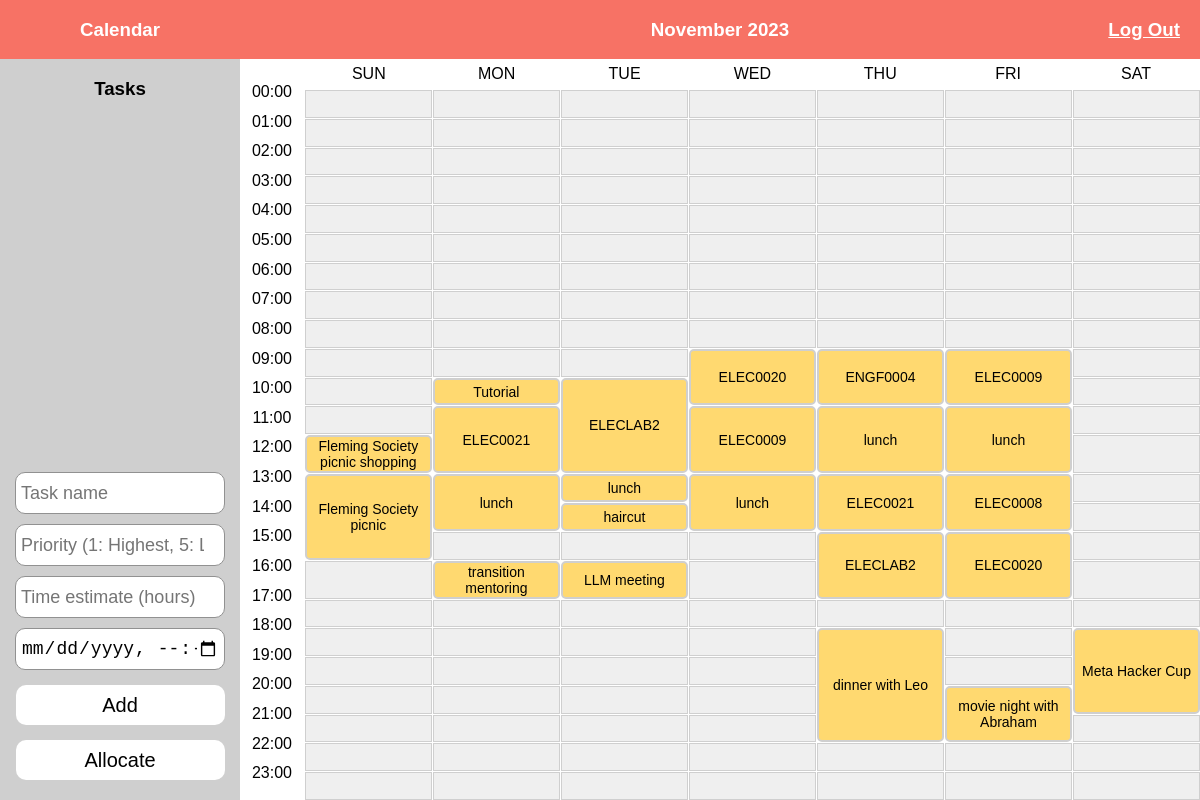
The page / (signed in) on the database its author committed.
### tables this page shows
CREATE TABLE event_styles (
    event_id INTEGER NOT NULL,
    column_start INTEGER NOT NULL,
    column_end INTEGER NOT NULL,
    row_start INTEGER NOT NULL,
    row_end INTEGER NOT NULL,
    FOREIGN KEY (event_id) REFERENCES events (id)
  );

CREATE TABLE events (
    id INTEGER PRIMARY KEY AUTOINCREMENT NOT NULL,
    name TEXT NOT NULL,
    weekday TEXT NOT NULL,
    start_time TEXT_NOT_NULL,
    end_time TEXT NOT NULL,
    user_id INTEGER NOT NULL,
    FOREIGN KEY (user_id) REFERENCES users (id)
  );

### app.py (the view)
@app.route("/")
@login_required
def index():
    connection = sqlite3.connect("calendar.db")
    cursor = connection.cursor()
    user_id = session["user_id"]
    tasks = cursor.execute(
        "SELECT * FROM tasks WHERE user_id = ?", (user_id,)
    ).fetchall()
    events = cursor.execute(
        "SELECT * FROM events JOIN event_styles ON events.id = event_styles.event_id WHERE events.user_id = ?",
        (user_id,),
    ).fetchall()
    boxes_used_dict = cursor.execute(
        "SELECT box_used FROM boxes_used WHERE boxes_used.user_id = ?",
        (user_id,),
    ).fetchall()
    boxes_used_list = list()
    for box_used in boxes_used_dict:
        boxes_used_list.append(box_used[0])
    cursor.close()
    connection.close()
    return render_template(
        "index.html",
        weekdays=WEEKDAYS,
        tasks=tasks,
        events=events,
        boxes_used=boxes_used_list,
    )

### helpers.py (called while the page is built)
def login_required(f):
    @wraps(f)
    def decorated_function(*args, **kwargs):
        if session.get("user_id") is None:
            return redirect("/login")
        return f(*args, **kwargs)
    return decorated_function

### templates/index.html (shortened to what this page needs)
{% extends "layout.html" %}
{% block body %}
    <div class="container">
        <div class="banner brand">
            <h3>Calendar</h3>
        </div>
        <div class="banner header">
            <h3>November 2023</h3>
            <a class="logout-link" href="/logout">
                <h3>Log Out</h3>
            </a>
        </div>
        <div class="taskbar">
            <div class="taskbar-content">
                <h3>Tasks</h3>
                <div class="task-container">
                </div>
                <form class="task-add-form" action="/add-task" method="post">
                    <input name="name" autocomplete="off" autofocus class="task-name" placeholder="Task name">
                    <input name="priority" type="number" min="1" max="5" class="task-priority" placeholder="Priority (1: Highest, 5: Lowest)">
                    <input name="estimate" type="number" min="1" max="5" class="task-estimate" placeholder="Time estimate (hours)">
                    <input name="deadline" type="datetime-local" class="task-deadline">
                    <button class="task-add-button" type="submit">Add</button>
                </form>
                <form class="task-allocate-form" action="/allocate-tasks" method="post">
                    <button class="task-allocate-button" type="submit">Allocate</button>
                </form>
            </div>
        </div>
        <div class="calendar">
            <div class="calendar-grid">
                <div class="weekdays-grid">
                    {% for weekday in weekdays %}
                        <div class="weekdays-gridbox">
                            {{ weekday }}
                        </div>
                    {% endfor %}
                </div>
                <div class="hours-grid">
                    {% for hour in range(24) %}
                        <div class="hours-gridbox">
                            <span class="hours">{{ '0' if hour < 10 else '' }}{{ hour }}:00</span>
                        </div>
                    {% endfor %}
                </div>
                <div class="slots-grid">
                    {% for event in events %}
                        <button id="event-{{ event[0] }}" class="events" style="grid-column-start: {{ event[7] }}; grid-column-end: {{ event[8] }}; grid-row-start: {{ event[9] }}; grid-row-end: {{ event[10] }}">
                            {{ event[1] }}
                        </button>
                    {% endfor %}
                    {% for column in range(1, 8) %}
                        {% for row in range(1, 25) %}
                            {% if ((column - 1) * 24 + row) not in boxes_used %}
                                <button id="slot-{{ (column - 1) * 24 + row }}" class="slots-gridbox" style="grid-column-start: {{ column }}; grid-column-end: {{ column + 1 }}; grid-row-start: {{ row }}; grid-row-end: {{ row + 1 }}" />
                            {% endif %}
                        {% endfor %}
                    {% endfor %}
                </div>
            </div>
        </div>
    </div>
{% endblock %}

### templates/layout.html (shortened to what this page needs)
<!DOCTYPE html>
<html lang="en">
    <head>
        <link href="static/styles.css" rel="stylesheet" type="text/css">
    </head>
    <body>
        {% block body %}{% endblock %}
    </body>
</html>

### static/styles.css (style rules this page uses)
:root { --white: #ffffff; --light-grey: #cfcfcf; --dark-grey: #919191; --black: #000000; --red: #f77265; --yellow: #ffd970; --font-family: 'Arial', sans-serif; }
html, body { width: 100%; height: 100%; margin: 0; overflow: hidden; }
body { font-family: var(--font-family); }
.container { width: 100%; height: 100%; display: grid; grid-template-columns: 1fr 4fr; grid-template-rows: 1fr 15fr; }
.banner { display: flex; justify-content: center; align-items: center; grid-row-start: 1; grid-row-end: 2; color: var(--white); background-color: var(--red); }
.logout-link { position: absolute; right: 0; padding-right: 20px; color: var(--white); }
.taskbar { grid-column-start: 1; grid-column-end: 2; grid-row-start: 2; grid-row-end: end; background-color: var(--light-grey); }
.taskbar-content { display: flex; flex-direction: column; align-items: center; width: 100%; height: 100%; position: relative; }
.task-container { width: 100%; height: 350px; max-height: 350px; overflow-y: auto; }
.task-add-form { display: flex; flex-direction: column; align-items: center; position: absolute; bottom: 55px; left: 0; right: 0; margin: 10px; }
.task-name, .task-priority, .task-estimate, .task-deadline { width: 90%; height: 30px; font-size: 18px; padding: 5px; margin: 5px; border: 1px solid var(--dark-grey); border-radius: 10px; }
.task-add-button { display: flex; justify-content: center; align-items: center; width: 95%; height: 40px; font-size: 20px; background-color: var(--white); color: var(--black); border: none; border-radius: 10px; margin: 10px; }
.task-allocate-form { display: flex; flex-direction: column; align-items: center; position: absolute; bottom: 0; left: 0; right: 0; margin: 10px; }
.task-allocate-button { display: flex; justify-content: center; align-items: center; width: 95%; height: 40px; font-size: 20px; background-color: var(--white); color: var(--black); border: none; border-radius: 10px; margin: 10px; }
.calendar { grid-column-start: 2; grid-column-end: end; grid-row-start: 2; grid-row-end: end; }
.calendar-grid { width: 100%; height: 100%; display: grid; grid-template-columns: 0.5fr 7fr; grid-template-rows: 1fr 24fr; gap: 1px; }
.weekdays-grid { grid-column-start: 2; grid-column-end: end; grid-row-start: 1; grid-row-end: 2; display: grid; grid-template-columns: repeat(7, 1fr); grid-template-rows: 1fr; }
.weekdays-gridbox { display: flex; justify-content: center; align-items: center; }
.hours-grid { grid-column-start: 1; grid-column-end: 2; grid-row-start: 2; grid-row-end: end; gap: 1px; display: grid; grid-template-columns: 1fr; grid-template-rows: repeat(24, 1fr); }
.hours-gridbox { display: flex; justify-content: center; }
.hours { transform: translateY(-7.5px); }
.slots-grid { grid-column-start: 2; grid-column-end: end; grid-row-start: 2; grid-row-end: end; gap: 1px; display: grid; grid-template-columns: repeat(7, 1fr); grid-template-rows: repeat(24, 1fr); color: var(--light-grey) }
.slots-gridbox { border: 1px solid var(--light-grey); }
.events { display: flex; justify-content: center; align-items: center; font-size: 14px; color: var(--black); background-color: var(--yellow); border-radius: 5px; border: 2px solid var(--light-grey); }

### rows shown on the page
event_styles: name "Fleming Society picnic shopping"
event_styles: name "Fleming Society picnic"
event_styles: name "Tutorial"
event_styles: name "ELEC0021"
event_styles: name "transition mentoring"
event_styles: name "ELECLAB2"
event_styles: name "haircut"
event_styles: name "LLM meeting"
event_styles: name "ELEC0020"
event_styles: name "ELEC0009"
event_styles: name "ENGF0004"
event_styles: name "ELEC0021"
event_styles: name "ELEC0009"
event_styles: name "ELEC0008"
event_styles: name "ELEC0020"
event_styles: name "ELECLAB2"
event_styles: name "dinner with Leo"
event_styles: name "movie night with Abraham"
event_styles: name "Meta Hacker Cup"
event_styles: name "lunch"
event_styles: name "lunch"
event_styles: name "lunch"
event_styles: name "lunch"
event_styles: name "lunch"

### other values the page prints
{{ weekday }} "SUN" "MON" "TUE" "WED" "THU" "FRI" "SAT"
{{ '0' if hour < 10 else '' }} "0" "0" "0" "0" "0" "0" "0" "0" "0" "0"
{{ hour }} "0" "1" "2" "3" "4" "5" "6" "7" "8" "9" "10" "11" "12" "13" "14" "15" "16" "17" "18" "19" "20" "21" "22" "23"
